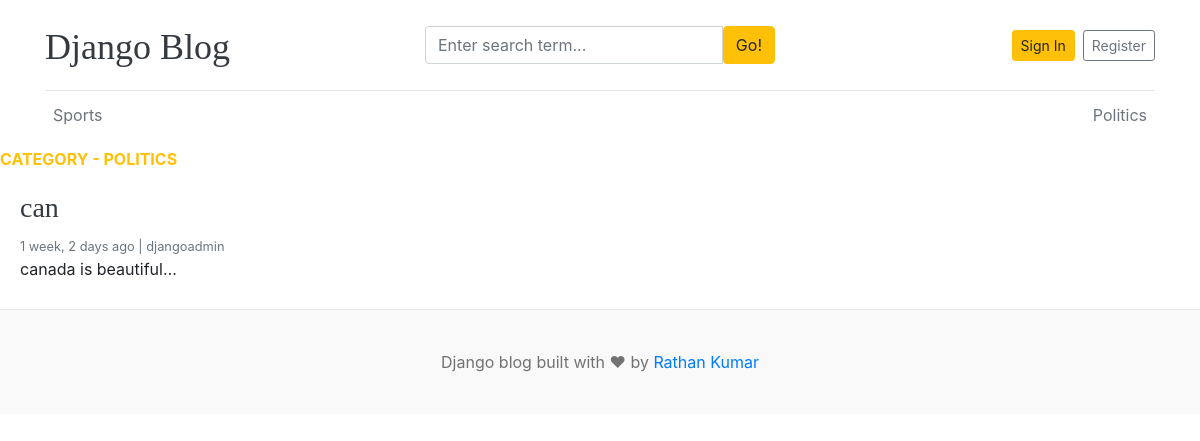
Before: /category/2/ with the older database file.
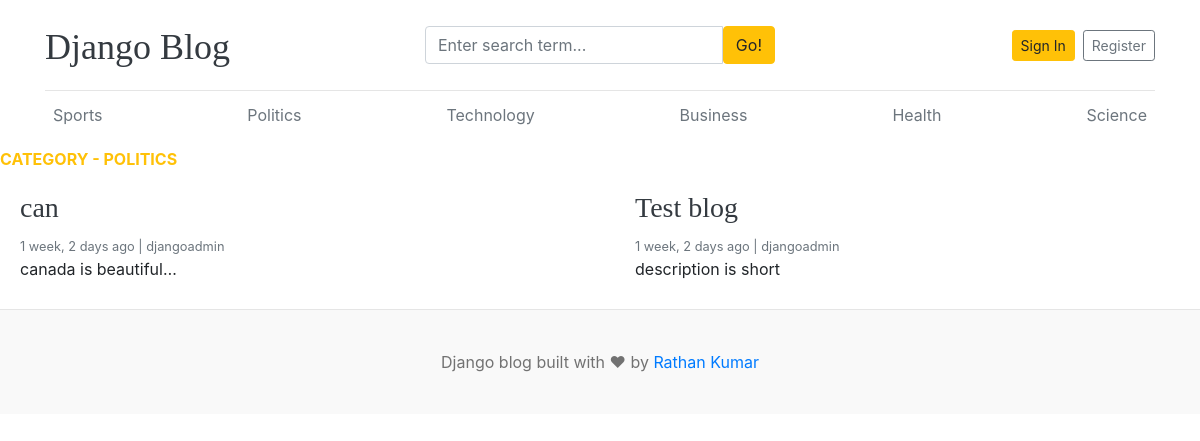
After: the same page with the newer database file.
### blogs/models.py (models this page shows, shortened)
class Category(models.Model):
    category_name = models.CharField(max_length=100)
    category_at = models.DateTimeField(auto_now_add=True)
    updated_at = models.DateTimeField(auto_now=True)
    class Meta:
        verbose_name_plural = "Categories"
    def __str__(self):
        return self.category_name

class Blog(models.Model):
    title = models.CharField(max_length=100)
    slug = models.SlugField(max_length=100, unique=True, blank=True)
    category = models.ForeignKey(Category, on_delete=models.CASCADE)
    author = models.ForeignKey(User, on_delete=models.CASCADE)
    featured_image = models.ImageField(upload_to='uploads/%Y/%m/%d/')
    short_description = models.TextField(max_length=500)
    blog_body = models.TextField(max_length=2000)
    status = models.CharField(choices=STATUS_CHOICES, default="draft", max_length=20)
    is_featured = models.BooleanField(default=False)
    created_at = models.DateTimeField(auto_now_add=True)
    updated_at = models.DateTimeField(auto_now=True)

### blogs/views.py (the view)
# urls.py: path('<int:category_id>/', views.posts_by_category,name='posts_by_category')
def posts_by_category(request, category_id):
    category = get_object_or_404(Category, pk=category_id)
    posts = Blog.objects.filter(
        status="published",
        category=category,
    ).order_by("-created_at")
    return render(
        request,
        "posts_by_category.html",
        {"category": category, "posts": posts}
    )

### blogs/context_processors.py (called while the page is built)
def get_cat(request):
    categories = Category.objects.all()
    return dict(categories=categories)

def get_social_links(request):
    social_links = SocialLink.objects.all()
    return dict(social_links=social_links)

### templates/posts_by_category.html (shortened to what this page needs)
{% extends "base.html" %}
{% block content%}
      <div class="text-uppercase text-warning" style="font-weight: bold;">CATEGORY - {{ category }} </div>
      <div class="row mb-2">
        {% if posts %}
        {% for post in posts %}
        <div class="col-md-6">
          <div class="card border-0">
            <div class="card-body">
              <h3><a href="{% url 'blogs' post.slug %}" class="text-dark">{{ post.title }}</a></h3>
              <small class="mb-1 text-muted">{{ post.created_at|timesince}} ago | {{ post.author }}</small>
              <p class="card-text">
                  {{ post.short_description |truncatechars:20 }}
              </p>
            </div>
          </div>
        </div>
        {% endfor %}
        {%else%}
        <p>NO POSTS FOUNDS</p>
        {% endif %}
      </div>
{% endblock %}

### templates/base.html (shortened to what this page needs)
{% load static %}
<!doctype html>
<html lang="en">
  <head>
    <link
      href="https://getbootstrap.com/docs/4.0/dist/css/bootstrap.min.css"
      rel="stylesheet"
    />
    <link href="{% static 'css/blog.css' %}" rel="stylesheet" />
  </head>
  <body>
    <div class="container">
      <header class="blog-header py-3">
        <div class="row align-items-center">
          <div class="col-12 col-md-4 pt-1">
            <a class="blog-header-logo text-dark" href="/">Django Blog</a>
          </div>
          <div class="col-12 col-md-4">
            <form action="{% url 'search' %}" method="GET">
              <div class="input-group">
                <input
                  class="form-control"
                  type="text"
                  name="keyword"
                  value="{{ keyword }}"
                  placeholder="Enter search term..."
                  aria-label="Enter search"
                />
                <button type="submit" class="btn btn-warning" id="button-search">
                  Go!
                </button>
              </div>
            </form>
          </div>
          <div class="col-12 col-md-4 d-flex justify-content-md-end align-items-center">
            <a class="btn btn-sm btn-warning" href="#">Sign In</a>
            <a class="btn btn-sm btn-outline-secondary ml-2" href="#">Register</a>
          </div>
        </div>
      </header>
      <div class="nav-scroller py-1 mb-2">
        <nav class="nav d-flex justify-content-between">
          {% for category in categories %}
            <a class="p-2 text-muted" href="{% url 'posts_by_category' category.id %}">
              {{ category.category_name }}
            </a>
          {% endfor %}
        </nav>
      </div>
    </div>
    {% block content %}{% endblock %}
    <footer class="blog-footer">
      <p>Django blog built with &hearts; by <a href="#">Rathan Kumar</a></p>
    </footer>
  </body>
</html>

### blog_main/static/css/blog.css (style rules this page uses)
.blog-header { border-bottom: 1px solid #e5e5e5; }
.blog-header-logo { font-family: "Playfair Display", Georgia, "Times New Roman", serif; font-size: 2.25rem; }
h1, h2, h3, h4, h5, h6 { font-family: "Playfair Display", Georgia, "Times New Roman", serif; }
.blog-footer { padding: 2.5rem 0; color: #727272; text-align: center; background-color: #f9f9f9; border-top: .05rem solid #e5e5e5; }
.blog-footer p:last-child { margin-bottom: 0; }

Changed rows visible on the page:
added Category: category_name "Technology"
added Category: category_name "Business"
added Category: category_name "Health"
added Category: category_name "Science"
now on this page (row edited): Blog: title "Test blog", created_at "1 week, 2 days", author "djangoadmin", short_description "description is short"
